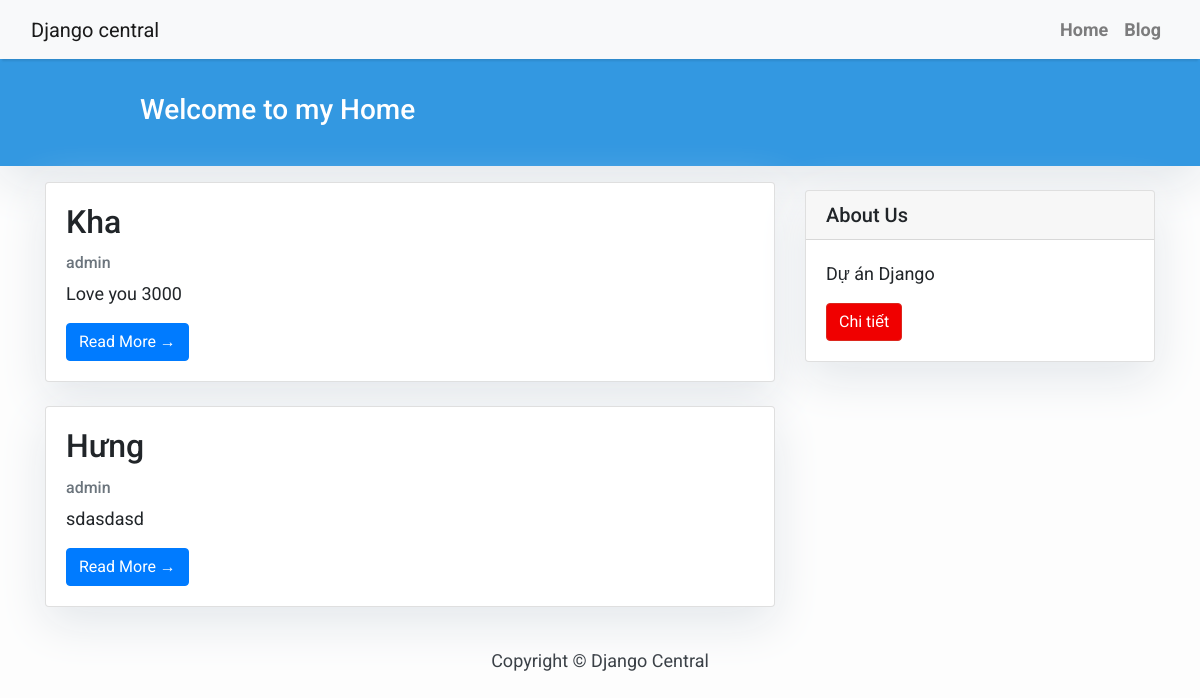
Before: / with the older database file.
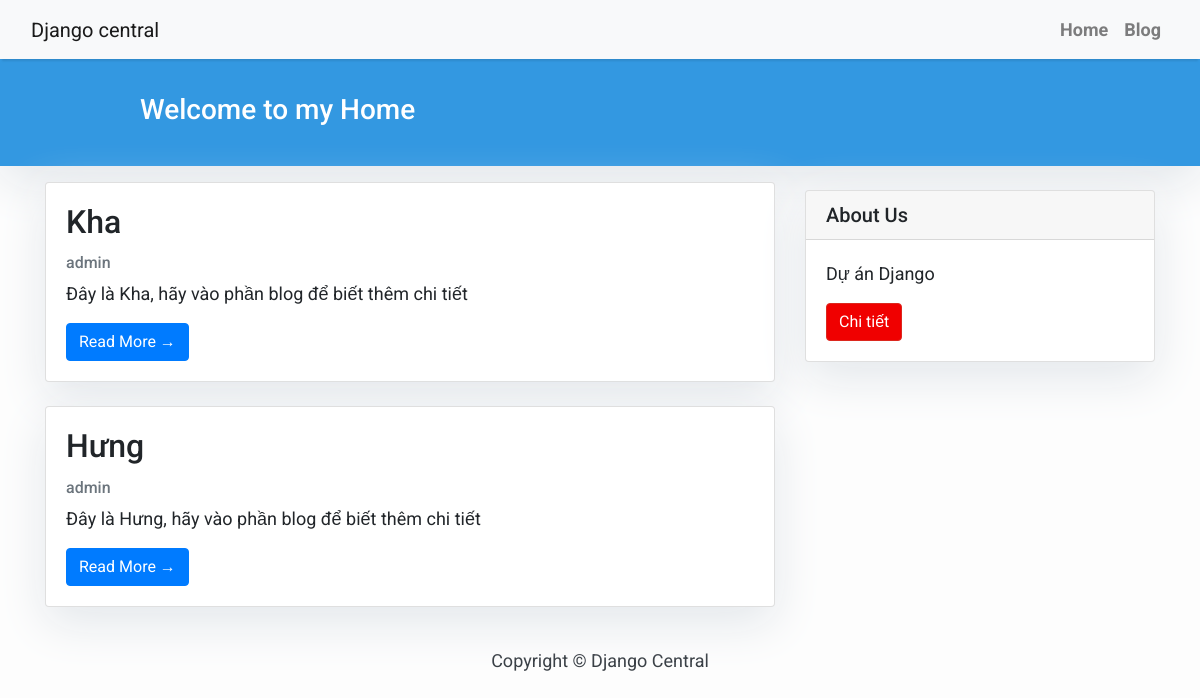
After: the same page with the newer database file.
### home/models.py (models this page shows, shortened)
class Project(models.Model):
    title = models.CharField(max_length=200, unique=True)
    content = models.TextField()
    image = models.ImageField(null=True,blank=True)
    author = models.ForeignKey(User, on_delete= models.CASCADE,related_name='home_project')
    status = models.IntegerField(choices=STATUS, default=0)
    slug = models.SlugField(max_length=200, unique=True)

### home/views.py (the view)
# urls.py: path('', views.ProjectList.as_view(), name='home'),
class ProjectList(generic.ListView):
    queryset = Project.objects.filter(status=1)
    template_name = 'index.html'

### home/templates/index.html (shortened to what this page needs)
{% extends "base.html" %}
{% block content %}
<header class="masthead">
    <div class="container">
        <div class="row">
            <div class=" col-md-8 col-md-10 mx-auto">
                <div class="site-heading">
                    <h3 class=" site-heading my-4 mt-3 text-white"> Welcome to my Home</h3>
                </div>
            </div>
        </div>
    </div>
</header>
<div class="container">
    <div class="row">
        <div class="col-md-8 mt-3 left">
            {% for project in project_list %}
            <div class="card mb-4">
                <div class="card-body">
                    <h2 class="card-title">{{ project.title }}</h2>
                    <p class="card-text text-muted h6">{{ project.author }}</p>
                    <p class="card-text">{{project.content|slice:":200" }}</p>
                    <a href="{% url 'post' project.slug  %}" class="btn btn-primary">Read More &rarr;</a>
                </div>
            </div>
            {% endfor %}
        </div>
        {% block sidebar %} {% include 'sidebar.html' %} {% endblock sidebar %}
    </div>
</div>
{%endblock%}

Changed rows visible on the page:
changed Project "Kha": content "Love you 3000" → "Đây là Kha, hãy vào phần blog để biết thêm chi tiết"
changed Project "Hưng": content "sdasdasd" → "Đây là Hưng, hãy vào phần blog để biết thêm chi tiết"
